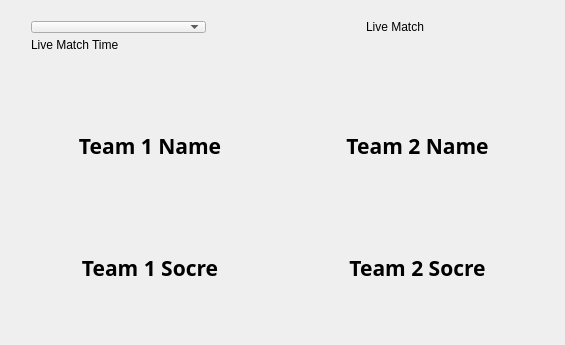
<?xml version="1.0" encoding="UTF-8"?>
<ui version="4.0">
 <class>MainWindow</class>
 <widget class="QMainWindow" name="MainWindow">
  <property name="geometry">
   <rect>
    <x>0</x>
    <y>0</y>
    <width>565</width>
    <height>345</height>
   </rect>
  </property>
  <property name="windowTitle">
   <string>MainWindow</string>
  </property>
  <widget class="QWidget" name="centralWidget">
   <widget class="QWidget" name="">
    <property name="geometry">
     <rect>
      <x>20</x>
      <y>10</y>
      <width>531</width>
      <height>51</height>
     </rect>
    </property>
    <layout class="QVBoxLayout" name="verticalLayout">
     <item>
      <layout class="QHBoxLayout" name="horizontalLayout">
       <property name="spacing">
        <number>160</number>
       </property>
       <item>
        <widget class="QComboBox" name="CB_MatchCount"/>
       </item>
       <item>
        <widget class="QLabel" name="LB_Live_match">
         <property name="text">
          <string>Live Match</string>
         </property>
        </widget>
       </item>
      </layout>
     </item>
     <item>
      <widget class="QLabel" name="LB_Match_Time">
       <property name="text">
        <string>Live Match Time</string>
       </property>
      </widget>
     </item>
    </layout>
   </widget>
   <widget class="QWidget" name="">
    <property name="geometry">
     <rect>
      <x>8</x>
      <y>76</y>
      <width>551</width>
      <height>261</height>
     </rect>
    </property>
    <layout class="QGridLayout" name="gridLayout">
     <item row="0" column="0">
      <widget class="QLabel" name="LB_Team1_name">
       <property name="font">
        <font>
         <family>Arial Black</family>
         <pointsize>16</pointsize>
         <weight>75</weight>
         <bold>true</bold>
        </font>
       </property>
       <property name="text">
        <string>Team 1 Name</string>
       </property>
       <property name="alignment">
        <set>Qt::AlignCenter</set>
       </property>
      </widget>
     </item>
     <item row="0" column="1">
      <widget class="QLabel" name="LB_Team2_name">
       <property name="font">
        <font>
         <family>Arial Black</family>
         <pointsize>16</pointsize>
         <weight>75</weight>
         <bold>true</bold>
        </font>
       </property>
       <property name="layoutDirection">
        <enum>Qt::RightToLeft</enum>
       </property>
       <property name="autoFillBackground">
        <bool>false</bool>
       </property>
       <property name="text">
        <string>Team 2 Name</string>
       </property>
       <property name="alignment">
        <set>Qt::AlignCenter</set>
       </property>
      </widget>
     </item>
     <item row="1" column="1">
      <widget class="QLabel" name="LB_Team2_score">
       <property name="font">
        <font>
         <family>Arial Black</family>
         <pointsize>16</pointsize>
         <weight>75</weight>
         <bold>true</bold>
        </font>
       </property>
       <property name="layoutDirection">
        <enum>Qt::RightToLeft</enum>
       </property>
       <property name="autoFillBackground">
        <bool>false</bool>
       </property>
       <property name="text">
        <string>Team 2 Socre</string>
       </property>
       <property name="alignment">
        <set>Qt::AlignCenter</set>
       </property>
      </widget>
     </item>
     <item row="1" column="0">
      <widget class="QLabel" name="LB_Team1_score">
       <property name="font">
        <font>
         <family>Arial Black</family>
         <pointsize>16</pointsize>
         <weight>75</weight>
         <bold>true</bold>
        </font>
       </property>
       <property name="text">
        <string>Team 1 Socre</string>
       </property>
       <property name="alignment">
        <set>Qt::AlignCenter</set>
       </property>
      </widget>
     </item>
    </layout>
   </widget>
  </widget>
 </widget>
 <layoutdefault spacing="6" margin="11"/>
 <resources/>
 <connections/>
</ui>
